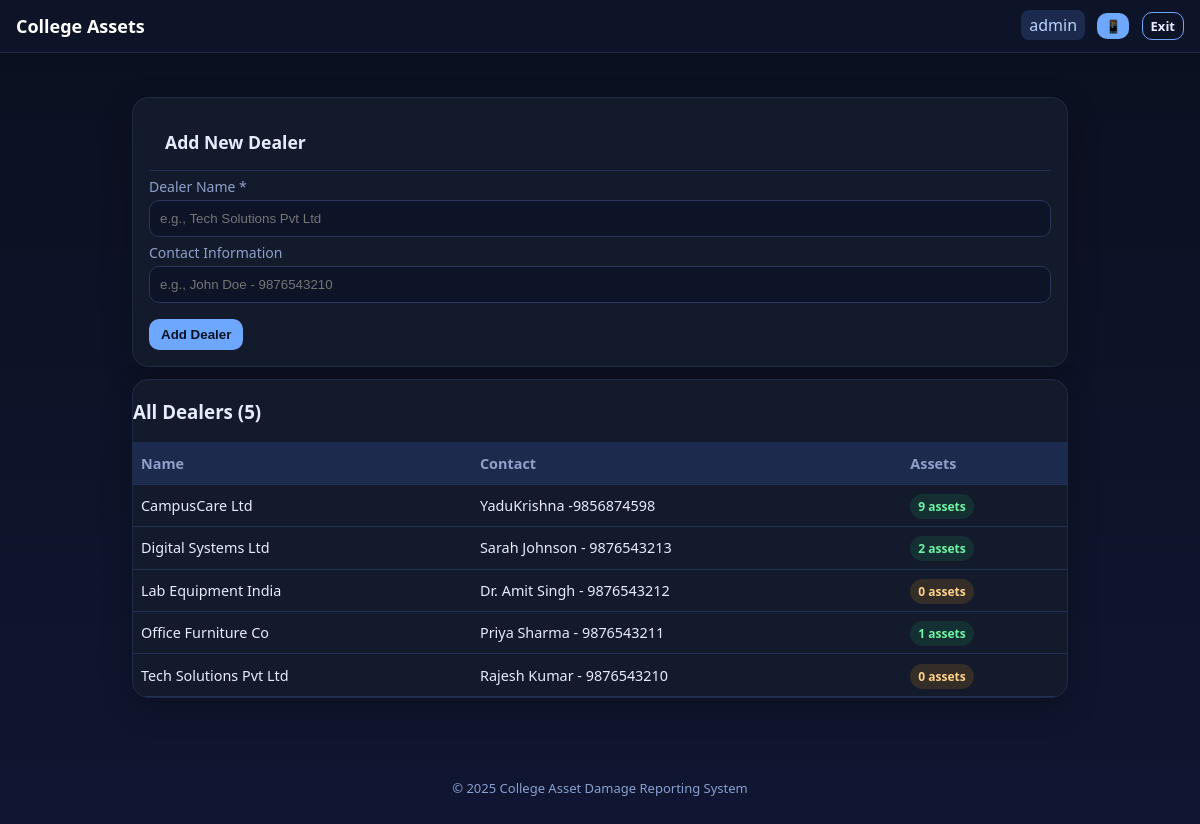
/views/admin/dealers.php (signed in), run on the app's committed database.
### tables this page shows
CREATE TABLE `dealers` (
  `id` int(11) NOT NULL,
  `name` varchar(255) NOT NULL,
  `contact` varchar(255) DEFAULT NULL
);

### views/admin/dealers.php (the view, shortened to what this page needs)
<?php
require_once __DIR__ . '/../../config/init.php';
$dealers = $conn->query("
    SELECT d.*, COUNT(a.id) as asset_count
    FROM dealers d
    LEFT JOIN assets a ON d.id = a.dealer_id
    GROUP BY d.id
    ORDER BY d.name
");
include __DIR__ . '/../partials/header.php';
?>
<div class="container">
    <div class="card">
        <h2 class="card-title">Add New Dealer</h2>
        <div>
            <form method="POST">
                <div>
                    <label for="name">Dealer Name *</label>
                    <input type="text" name="name" id="name" class="input"
                           placeholder="e.g., Tech Solutions Pvt Ltd" required maxlength="255">
                </div>
                <div>
                    <label for="contact">Contact Information</label>
                    <input type="text" name="contact" id="contact" class="input"
                           placeholder="e.g., John Doe - 9876543210" maxlength="255">
                </div>
                <div style="margin-top: 1rem;">
                    <button type="submit" name="add_dealer" class="btn">
                        Add Dealer
                    </button>
                </div>
            </form>
        </div>
    </div>
    <div class="table-card">
        <h3>All Dealers (<?= $dealers->num_rows ?>)</h3>
        <div class="table-scroll">
            <table class="table">
                <thead>
                    <tr>
                        <th>Name</th>
                        <th>Contact</th>
                        <th>Assets</th>
                    </tr>
                </thead>
                <tbody>
                    <?php while ($dealer = $dealers->fetch_assoc()): ?>
                        <tr>
                            <td><?= htmlspecialchars($dealer['name']) ?></td>
                            <td>
                                <?php if ($dealer['contact']): ?>
                                    <?= htmlspecialchars($dealer['contact']) ?>
                                <?php else: ?>
                                    <span class="text-muted">No contact info</span>
                                <?php endif; ?>
                            </td>
                            <td>
                                <span class="badge <?= $dealer['asset_count'] > 0 ? 'good' : 'na' ?>">
                                    <?= $dealer['asset_count'] ?> assets
                                </span>
                            </td>
                        </tr>
                    <?php endwhile; ?>
                </tbody>
            </table>
        </div>
    </div>
</div>
<?php include __DIR__ . '/../partials/footer.php'; ?>

### assets/css/style.css (style rules this page uses)
:root { --bg: #0b1020; --card: #131a2b; --text: #e7ecff; --muted: #8fa0c9; --accent: #6ea8fe; --good: #27ae60; --bad: #e74c3c; --warn: #f39c12 }
* { box-sizing: border-box }
body { margin: 0; font-family: system-ui, -apple-system, Segoe UI, Roboto, Ubuntu, 'Helvetica Neue', sans-serif; color: var(--text); background: linear-gradient(180deg, #0b1020, #101631) }
.container { max-width: 1000px; margin: 0 auto; padding: 16px }
.btn { display: inline-block; padding: 8px 12px; border-radius: 10px; background: var(--accent); color: #071226; border: 0; font-weight: 600 }
.card { background: var(--card); border: 1px solid #1f2a44; border-radius: 16px; padding: 16px; margin: 12px 0; box-shadow: 0 10px 30px rgba(0, 0, 0, .25) }
.table-card { background: var(--card); border-radius: 16px; overflow: hidden; border: 1px solid #1f2a44; margin-bottom: 1rem; box-shadow: 0 10px 30px rgba(0, 0, 0, 0.25) }
.table-scroll { overflow-x: auto; -webkit-overflow-scrolling: touch }
.card-title { padding: 1rem; margin: 0; border-bottom: 1px solid #223153; font-size: 1.1rem; color: var(--text); font-weight: 600 }
.input, .form-control { width: 100%; padding: 10px; border-radius: 10px; border: 1px solid #2a3558; background: #0d1428; color: #fff }
label { display: block; margin: 6px 0 4px; color: var(--muted); font-size: 14px }
.table { width: 100%; border-collapse: collapse }
.table th, .table td { padding: 10px; border-bottom: 1px solid #223153; text-align: left }
.table { min-width: 600px; width: 100%; border-collapse: collapse }
.table th, .table td { padding: 0.7rem 0.5rem; border-bottom: 1px solid #223153; white-space: nowrap; font-size: 0.9rem }
.table th { background: #1c2a4d; font-weight: 600; color: var(--muted) }
.table td { color: var(--text) }
.badge { padding: 4px 8px; border-radius: 999px; font-size: 12px; font-weight: 700 }
.badge.good { background: rgba(39, 174, 96, .15); color: #6ef5a3 }
.badge.na { background: rgba(243, 156, 18, 0.15); color: #ffd28c }

### data on the page
dealers: name "CampusCare Ltd", contact "YaduKrishna -9856874598", asset_count "9"
dealers: name "Digital Systems Ltd", contact "Sarah Johnson - 9876543213", asset_count "2"
dealers: name "Lab Equipment India", contact "Dr. Amit Singh - 9876543212", asset_count "0"
dealers: name "Office Furniture Co", contact "Priya Sharma - 9876543211", asset_count "1"
dealers: name "Tech Solutions Pvt Ltd", contact "Rajesh Kumar - 9876543210", asset_count "0"

### other printed values
$user['role'] "admin"
$dealers->num_rows "5"
